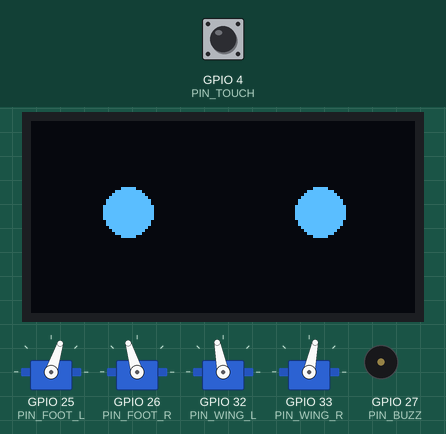
This sketch was run on a simulated ESP32. Parts: 4 × servo, 128×64 one-colour display, buzzer (waves = sounding). The inputs (shaded band) are chosen by the test bench; at power-on: GPIO 4 (PIN_TOUCH) HIGH. Random numbers use the default seed unless the sketch sets one.

Above: at 1.27 s.
1.3 s: GPIO 4 (PIN_TOUCH) pulled LOW for 0.15 s
At 1.85 s:
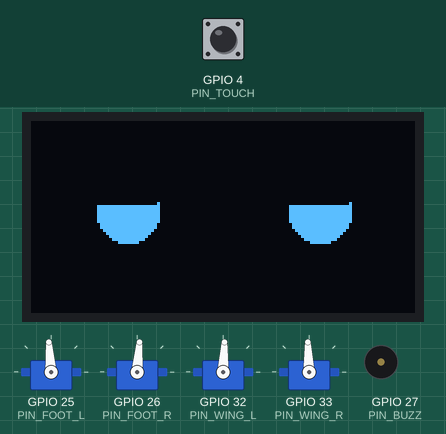
2.0 s: GPIO 4 (PIN_TOUCH) pulled LOW for 0.15 s
At 2.24 s:
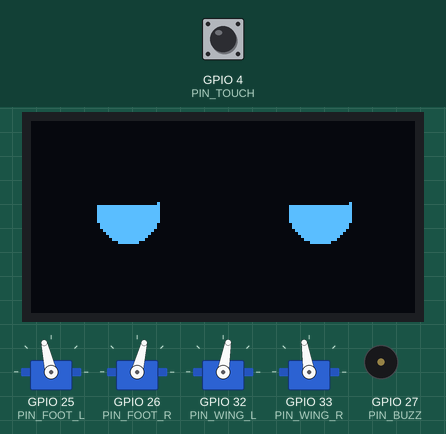
2.7 s: GPIO 4 (PIN_TOUCH) pulled LOW for 1 s
At 3.23 s:
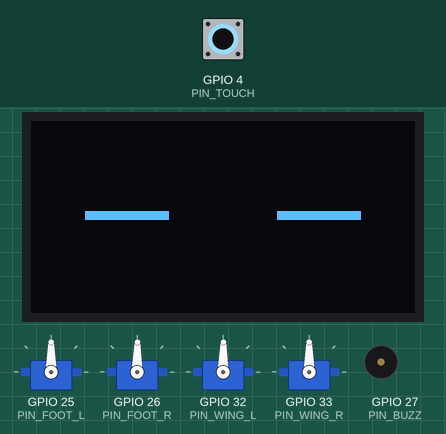
4.3 s: GPIO 4 (PIN_TOUCH) pulled LOW for 3.2 s
At 4.48 s:
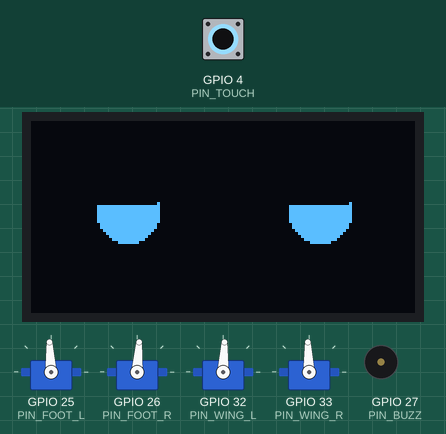
8.1 s: GPIO 4 (PIN_TOUCH) pulled LOW for 0.15 s
At 8.33 s:
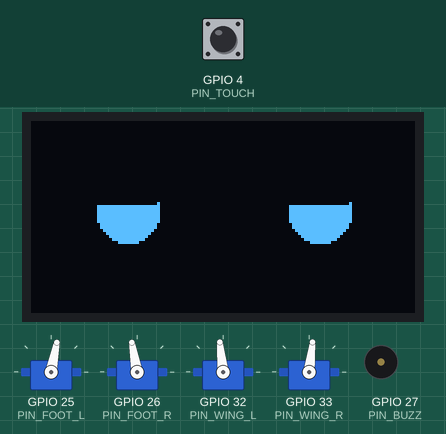
8.8 s: GPIO 4 (PIN_TOUCH) driven LOW
At 10.0 s:
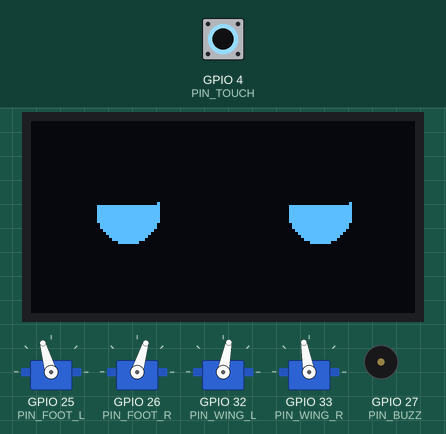
Timing chart, 0 to 12.8 s (numbered marks = the images above; inputs shaded):
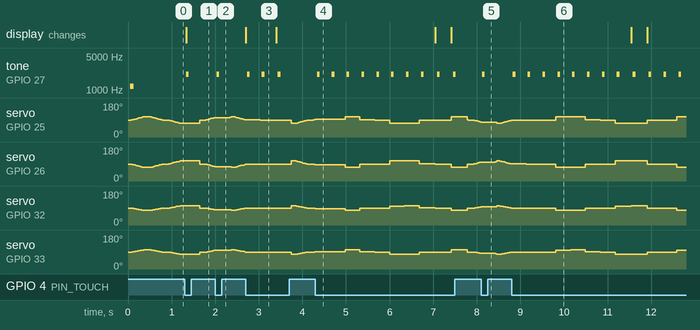

The sketch:

pip_gait_v03.ino
```cpp
// Pip firmware v0.3 - mood layer: blinking, idle personality, 4 eye moods
// Same pins as v0.1/v0.2 (see docs/WIRING.md). Gait unchanged from v0.2.

#include <ESP32Servo.h>
#include <Wire.h>
#include <Adafruit_SSD1306.h>

#define PIN_FOOT_L 25
#define PIN_FOOT_R 26
#define PIN_WING_L 32
#define PIN_WING_R 33
#define PIN_BUZZ   27
#define PIN_TOUCH  T0   // GPIO4

Adafruit_SSD1306 display(128, 64, &Wire, -1);
Servo footL, footR, wingL, wingR;

enum Mood { NEUTRAL, HAPPY, SLEEPY, CURIOUS };
Mood mood = NEUTRAL;

const int8_t GAIT[][4] = {
  { 18, -18, -12,  12}, { 0, 0, 0, 0}, {-18, 18, 12, -12}, { 0, 0, 0, 0}
};
const uint8_t GAIT_LEN = 4;
const uint16_t STEP_MS = 420;

float cur[4] = {0,0,0,0};
uint8_t step_i = 0;
unsigned long step_t = 0, last_activity = 0, last_blink = 0, next_blink = 2600;
bool asleep = false, blinking = false;
unsigned long blink_start = 0;

float ease(float t) { return (1 - cos(t * PI)) / 2; }

void setServos() {
  footL.write(90 + cur[0]); footR.write(90 + cur[1]);
  wingL.write(90 + cur[2]); wingR.write(90 + cur[3]);
}

void peep(int f, int d) { tone(PIN_BUZZ, f, d); last_activity = millis(); }

// Eye renderer: 4 moods + blink frame. 128x64, eyes at x=32/96, cy=30.
void eyes() {
  display.clearDisplay();
  bool closed = blinking;
  for (int cx : {32, 96}) {
    if (closed || mood == SLEEPY) {
      display.fillRect(cx - 14, 30, 28, 3, 1);                    // closed line
    } else {
      int r = (mood == HAPPY) ? 10 : 8;
      display.fillCircle(cx, 30, r, 1);
      if (mood == HAPPY)   display.fillRect(cx - 10, 20, 20, 8, 0);   // squint top
      if (mood == CURIOUS) display.fillCircle(cx + 3, 27, 3, 0);      // pupil offset
    }
  }
  display.display();
}

void setMood(Mood m) { mood = m; eyes(); }

void setup() {
  ESP32PWM::allocateTimer(0); ESP32PWM::allocateTimer(1);
  ESP32PWM::allocateTimer(2); ESP32PWM::allocateTimer(3);
  footL.attach(PIN_FOOT_L); footR.attach(PIN_FOOT_R);
  wingL.attach(PIN_WING_L); wingR.attach(PIN_WING_R);
  display.begin(SSD1306_SWITCHCAPVCC, 0x3C);
  touchAttachInterrupt(PIN_TOUCH, [](){}, 40);
  eyes(); peep(1200, 80);
  last_activity = millis();
}

void loop() {
  unsigned long now = millis();

  // touch: wake + happy chirp + curious look
  if (touchRead(PIN_TOUCH) < 40) {
    if (asleep) { asleep = false; setMood(CURIOUS); }
    else setMood(HAPPY);
    peep(1600, 60); peep(2100, 60);
    last_activity = now; delay(300);
  }

  // idle nap after 5 min
  if (!asleep && now - last_activity > 300000UL) {
    asleep = true; setMood(SLEEPY); setServos();
  }
  if (asleep) { delay(200); return; }

  // blink: 120ms lid close every ~2-4s (a little random = alive)
  if (!blinking && now - last_blink > next_blink) {
    blinking = true; blink_start = now; eyes();
  }
  if (blinking && now - blink_start > 120) {
    blinking = false; last_blink = now; next_blink = 2000 + random(2200); eyes();
  }

  // eased gait (unchanged from v0.2)
  float t = min(1.0f, (now - step_t) / (float)STEP_MS);
  int8_t prev = (step_i + GAIT_LEN - 1) % GAIT_LEN;
  for (int j = 0; j < 4; j++)
    cur[j] = GAIT[prev][j] + (GAIT[step_i][j] - GAIT[prev][j]) * ease(t);
  setServos();
  if (t >= 1.0f) { step_i = (step_i + 1) % GAIT_LEN; step_t = now; }
  delay(15);
}
```

Measured:
- after the input at 1.3 s, tone on GPIO 27 (PIN_BUZZ): silent → 2100 Hz at once, → silent 0.06 s later; the display: changes at once (image 1)
- after the input at 2.0 s, tone on GPIO 27 (PIN_BUZZ): silent → 2100 Hz at once, → silent 0.06 s later
- after the input at 2.7 s, tone on GPIO 27 (PIN_BUZZ): alternates 2100 Hz for 0.06 s and silent for 0.29 s, 6 changes in all, then stays silent, starting at once
- after the input at 4.3 s, tone on GPIO 27 (PIN_BUZZ): alternates 2100 Hz for 0.06 s and silent for 0.28 s, starting at once
- after the input at 8.1 s, tone on GPIO 27 (PIN_BUZZ): silent → 2100 Hz at once, → silent 0.06 s later
- after the input at 8.8 s, tone on GPIO 27 (PIN_BUZZ): alternates 2100 Hz for 0.06 s and silent for 0.28 s, starting at once
- what the display in image 3 shows lasts 0.7 s, from 2.7 s to 3.4 s
